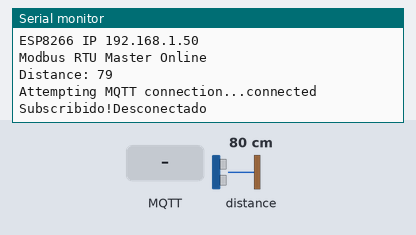
A sketch run on a simulated ESP8266 (NodeMCU). Parts: the last lines printed to the serial monitor. Wiring (inferred from the names in the program): ultrasonic range finder: trigger GPIO 2; echo GPIO 0. Inputs (shaded band) come from the test bench; at power-on: distance to the obstacle 80 cm. The echo pulse lasts 58.3 µs per cm; WiFi joins after 1.5 s; servers stay silent unless stated; no MQTT or app messages arrive unless stated.

Above: at 3.7 s.
3.8 s: MQTT message "1" arrives on the first subscribed topic
At 13.4 s:
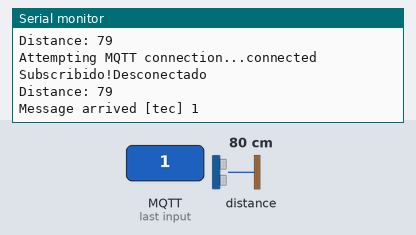
14.0 s: MQTT message "on" arrives on the first subscribed topic
At 23.6 s:
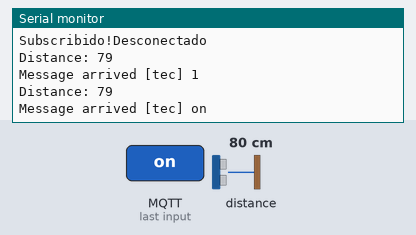
24.0 s: MQTT message "off" arrives on the first subscribed topic
At 33.8 s:
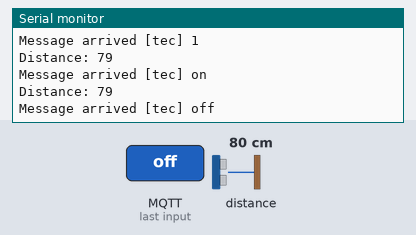

The sketch:

Mqtt2.ino
```cpp
#include <ESP8266WiFi.h>
#include <PubSubClient.h>
#include <DHT.h>       // including the library of DHT11 temperature and humidity sensor


// Update these with values suitable for your network.
const int trigPin = 2;  //D4
const int echoPin = 0;  //D3
long duration;
int distance;
const char* ssid = "Jhordy";
const char* password = "19971997";
const char* mqtt_server = "broker.hivemq.com"; /// MQTT Broker
int mqtt_port = 1883;

WiFiClient espClient;
PubSubClient client(espClient);
long lastMsg = 0;
char msg[50];
int value = 0;

void setup() {
  pinMode(trigPin, OUTPUT); // Sets the trigPin as an Output
pinMode(echoPin, INPUT);
pinMode(LED_BUILTIN, OUTPUT); // Initialize the BUILTIN_LED pin as an output
 Serial.begin(115200);
 // Start up the library


 setup_wifi();
 client.setServer(mqtt_server, mqtt_port);
 client.setCallback(callback);

 Serial.println("Connected ");
 Serial.print("MQTT Server ");
 Serial.print(mqtt_server);
 Serial.print(":");
 Serial.println(String(mqtt_port));
 Serial.print("ESP8266 IP ");
 Serial.println(WiFi.localIP());
 Serial.println("Modbus RTU Master Online");


}

void setup_wifi() {

 delay(1000);
 // We start by connecting to a WiFi network
 Serial.println();
 Serial.print("Conectandose a ");
 Serial.println(ssid);

 WiFi.begin(ssid, password);

 while (WiFi.status() != WL_CONNECTED) {
 delay(500);
 Serial.print(".");
 }

 Serial.println("");
 Serial.println("WiFi connected");
 Serial.println("IP address: ");
 Serial.println(WiFi.localIP());
}

void callback(char* topic, byte* payload, unsigned int length) {
 Serial.print("Message arrived [");
 Serial.print(topic);
 Serial.print("] ");
 for (int i = 0; i<length; i++) {
 Serial.print((char)payload[i]);
 }
 Serial.println();
 // Switch on the LED if an 1 was received as first character
if ((char)payload[0] == '1') {
digitalWrite(LED_BUILTIN, LOW); // Turn the LED on (Note that LOW is the voltage level
// but actually the LED is on; this is because
// it is acive low on the ESP-01)
} else {
digitalWrite(LED_BUILTIN, HIGH); // Turn the LED off by making the voltage HIGH
}

}
void reconnect() {
 // Loop until we're reconnected
 while (!client.connected()) {
 Serial.print("Attempting MQTT connection...");
 // Attempt to connect
 if (client.connect("Esp")) {

 Serial.println("connected");
 client.publish("jordy","Connected!");
 Serial.print("Subscribido!");
 client.subscribe("tec");
 } else {
 Serial.print("failed, rc=");
 Serial.print(client.state());
 Serial.println(" try again in 5 seconds");
 // Wait 5 seconds before retrying
 delay(5000);
 }
 }
}
void loop() {
digitalWrite(trigPin, LOW);
delayMicroseconds(2);

// Sets the trigPin on HIGH state for 10 micro seconds
digitalWrite(trigPin, HIGH);
delayMicroseconds(10);
digitalWrite(trigPin, LOW);

// Reads the echoPin, returns the sound wave travel time in microseconds
duration = pulseIn(echoPin, HIGH);

// Calculating the distance
distance= duration*0.034/2;
// Prints the distance on the Serial Monitor
Serial.print("Distance: ");
Serial.println(distance);

 //char temperaturenow [15];
 //dtostrf(distance,2, 1, temperaturenow); //// convert float to char
 char cadena[16];
sprintf(cadena, "%d", distance);
 client.publish("jordy", cadena); /// send char

 if (!client.connected()) {
 reconnect();
 Serial.println("Desconectado");

 }
 client.loop();

 delay(10000);
}
```

Measured:
- after the input at 3.8 s, the serial monitor: prints a new line after 8.8 s (image 1)
- after the input at 14.0 s, the serial monitor: prints a new line after 8.6 s (image 2)
- after the input at 24.0 s, the serial monitor: prints a new line after 8.6 s (image 3)
